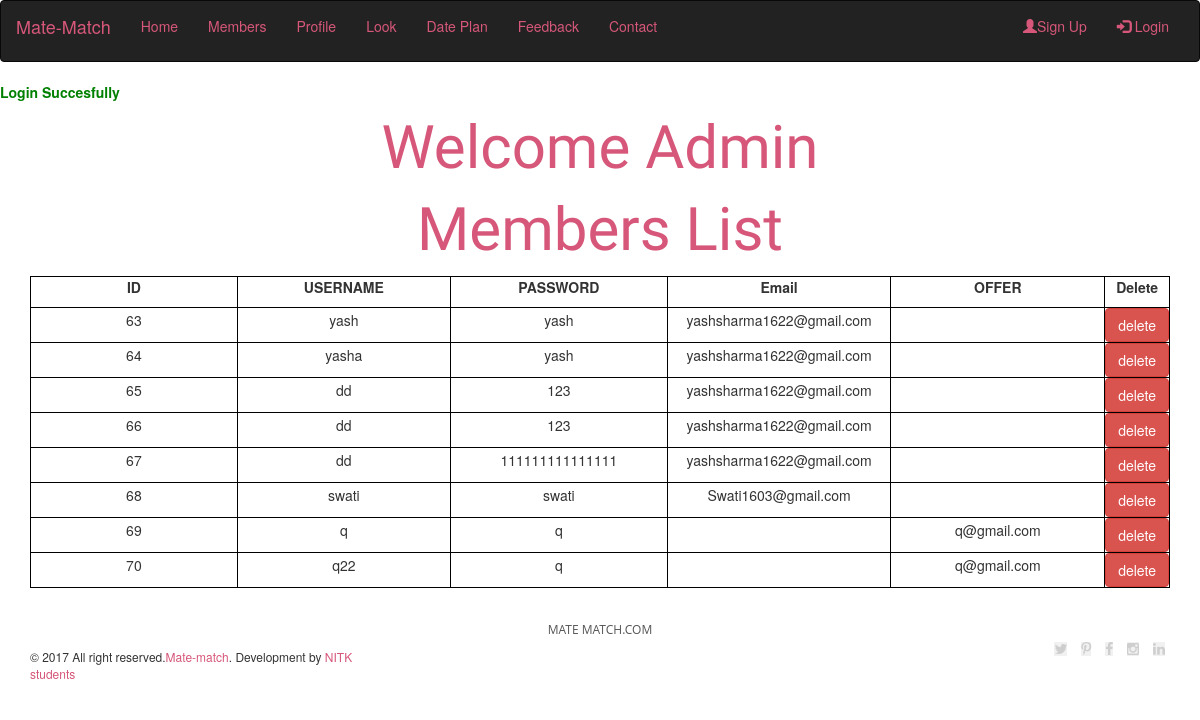
The page /dating/admin-members.php?login=successfull on the database its author committed.
### tables this page shows
CREATE TABLE `register` (
  `id` int(255) NOT NULL,
  `username` varchar(255) NOT NULL,
  `password` varchar(255) NOT NULL,
  `email` varchar(255) NOT NULL,
  `offer` varchar(255) NOT NULL
);

### dating/admin-members.php (the view)
<?php
include 'header.php';
if(isset($_GET['login']))
{
	if($_GET['login'] == "successfull")
  	{
	echo "<p style='color:green; font-weight:bold'> Login  Succesfully</p>";
  	}
}
else
{
	echo "<script> window.top.location = 'admin-login.php?error2'; </script>";
}
 ?>
<h3 class="font-secondary register-css margin-bottom text-center"><span>Welcome Admin</span></h3>
<h4 class="font-secondary register-css margin-bottom text-center"><span>Members List</span></h4>
<div class="container">
<table>
<thead>
 <tr>
<th width="20%"><p class="text-center">ID</p></th>
<th width="20%"><p class="text-center">USERNAME</p></th>
<th width="20%"><p class="text-center">PASSWORD</p></th>
<th width="20%"><p class="text-center">Email</p></th>
<th width="20%"><p class="text-center">OFFER</p></th>
<th width="20%"><p class="text-center">Delete</p></th>
</tr>
</thead>
<?php
include 'connect.php';
$query = "SELECT * FROM register";
$sql = mysqli_query($con,$query);
while ($data = mysqli_fetch_assoc($sql))
{
$id = $data['id'];
$username = $data['username'];
$password=$data['password'];
$email=$data['email'];
$offer=$data['offer'];
?>
<tr>
<td><p class="text-center"><?php echo $id; ?></p></td>
<td><p class="text-center"><?php echo $username; ?></p></td>
<td><p class="text-center"><?php echo $password; ?></p></td>
<td><p class="text-center"><?php echo $email; ?></p></td>
<td><p class="text-center"><?php echo $offer; ?></p></td>
<td>
<form action="members-delete.php?id=<?php echo $id; ?>" method="POST">
<input type="submit" value="delete" name="delete" class="btn btn-danger">
</form>
</td>
</tr>
<?php
}
?>
</table>
</div>
<?php include 'footer.php'; ?>

### dating/header.php (style rules this page uses)
html,body { overflow-x:hidden; }

### rows shown on the page
register: id "63", username "yash", password "yash", email "yashsharma1622@gmail.com"
register: id "64", username "yasha", password "yash", email "yashsharma1622@gmail.com"
register: id "65", username "dd", password "123", email "yashsharma1622@gmail.com"
register: id "66", username "dd", password "123", email "yashsharma1622@gmail.com"
register: id "67", username "dd", password "111111111111111", email "yashsharma1622@gmail.com"
register: id "68", username "swati", password "swati", email "Swati1603@gmail.com"
register: id "69", username "q", password "q", offer "q@gmail.com"
register: id "70", username "q22", password "q", offer "q@gmail.com"
